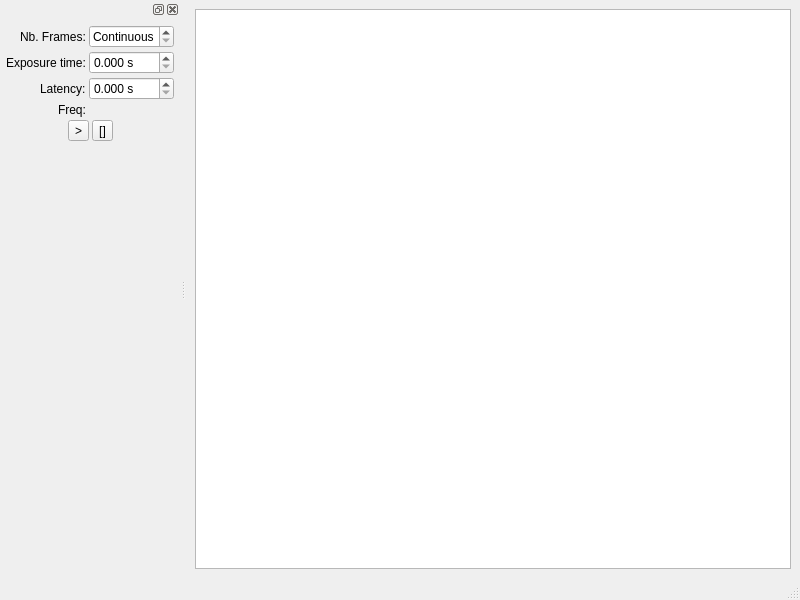
<?xml version="1.0" encoding="UTF-8"?>
<ui version="4.0">
 <class>MainWindow</class>
 <widget class="QMainWindow" name="MainWindow">
  <property name="geometry">
   <rect>
    <x>0</x>
    <y>0</y>
    <width>800</width>
    <height>600</height>
   </rect>
  </property>
  <property name="windowTitle">
   <string>Basler GUI</string>
  </property>
  <widget class="QWidget" name="centralwidget">
   <layout class="QVBoxLayout" name="verticalLayout">
    <item>
     <widget class="GraphicsView" name="canvas"/>
    </item>
   </layout>
  </widget>
  <widget class="QMenuBar" name="menubar">
   <property name="geometry">
    <rect>
     <x>0</x>
     <y>0</y>
     <width>800</width>
     <height>20</height>
    </rect>
   </property>
  </widget>
  <widget class="QStatusBar" name="statusbar"/>
  <widget class="QDockWidget" name="dockWidget">
   <attribute name="dockWidgetArea">
    <number>1</number>
   </attribute>
   <widget class="QWidget" name="dockWidgetContents">
    <layout class="QFormLayout" name="formLayout">
     <property name="labelAlignment">
      <set>Qt::AlignRight|Qt::AlignTrailing|Qt::AlignVCenter</set>
     </property>
     <property name="horizontalSpacing">
      <number>3</number>
     </property>
     <property name="verticalSpacing">
      <number>3</number>
     </property>
     <property name="leftMargin">
      <number>6</number>
     </property>
     <property name="topMargin">
      <number>6</number>
     </property>
     <property name="rightMargin">
      <number>6</number>
     </property>
     <property name="bottomMargin">
      <number>5</number>
     </property>
     <item row="1" column="0">
      <widget class="QLabel" name="exposure_time_label">
       <property name="text">
        <string>Exposure time:</string>
       </property>
      </widget>
     </item>
     <item row="1" column="1">
      <widget class="QDoubleSpinBox" name="exposure_time">
       <property name="suffix">
        <string> s</string>
       </property>
       <property name="decimals">
        <number>3</number>
       </property>
       <property name="maximum">
        <double>999.990000000000009</double>
       </property>
       <property name="singleStep">
        <double>0.010000000000000</double>
       </property>
      </widget>
     </item>
     <item row="0" column="0">
      <widget class="QLabel" name="nb_frames_label">
       <property name="text">
        <string>Nb. Frames:</string>
       </property>
      </widget>
     </item>
     <item row="0" column="1">
      <widget class="QSpinBox" name="nb_frames">
       <property name="specialValueText">
        <string>Continuous</string>
       </property>
       <property name="maximum">
        <number>9999</number>
       </property>
      </widget>
     </item>
     <item row="2" column="0">
      <widget class="QLabel" name="latency_label">
       <property name="text">
        <string>Latency:</string>
       </property>
      </widget>
     </item>
     <item row="2" column="1">
      <widget class="QDoubleSpinBox" name="latency">
       <property name="suffix">
        <string> s</string>
       </property>
       <property name="decimals">
        <number>3</number>
       </property>
       <property name="singleStep">
        <double>0.010000000000000</double>
       </property>
      </widget>
     </item>
     <item row="4" column="0" colspan="2">
      <layout class="QHBoxLayout" name="horizontalLayout">
       <property name="spacing">
        <number>3</number>
       </property>
       <item>
        <spacer name="horizontalSpacer">
         <property name="orientation">
          <enum>Qt::Horizontal</enum>
         </property>
         <property name="sizeHint" stdset="0">
          <size>
           <width>40</width>
           <height>20</height>
          </size>
         </property>
        </spacer>
       </item>
       <item>
        <widget class="QToolButton" name="start_button">
         <property name="text">
          <string>&gt;</string>
         </property>
        </widget>
       </item>
       <item>
        <widget class="QToolButton" name="stop_button">
         <property name="text">
          <string>[]</string>
         </property>
        </widget>
       </item>
       <item>
        <spacer name="horizontalSpacer_2">
         <property name="orientation">
          <enum>Qt::Horizontal</enum>
         </property>
         <property name="sizeHint" stdset="0">
          <size>
           <width>40</width>
           <height>20</height>
          </size>
         </property>
        </spacer>
       </item>
      </layout>
     </item>
     <item row="3" column="0">
      <widget class="QLabel" name="freq_label">
       <property name="text">
        <string>Freq:</string>
       </property>
      </widget>
     </item>
     <item row="3" column="1">
      <widget class="QLabel" name="freq_value"/>
     </item>
    </layout>
   </widget>
  </widget>
 </widget>
 <customwidgets>
  <customwidget>
   <class>GraphicsView</class>
   <extends>QGraphicsView</extends>
   <header>pyqtgraph</header>
  </customwidget>
 </customwidgets>
 <resources/>
 <connections>
  <connection>
   <sender>exposure_time</sender>
   <signal>valueChanged(double)</signal>
   <receiver>MainWindow</receiver>
   <slot>update_freq(double)</slot>
   <hints>
    <hint type="sourcelabel">
     <x>166</x>
     <y>77</y>
    </hint>
    <hint type="destinationlabel">
     <x>312</x>
     <y>-52</y>
    </hint>
   </hints>
  </connection>
  <connection>
   <sender>latency</sender>
   <signal>valueChanged(double)</signal>
   <receiver>MainWindow</receiver>
   <slot>update_freq(double)</slot>
   <hints>
    <hint type="sourcelabel">
     <x>176</x>
     <y>108</y>
    </hint>
    <hint type="destinationlabel">
     <x>269</x>
     <y>-14</y>
    </hint>
   </hints>
  </connection>
 </connections>
 <slots>
  <slot>update_freq(double)</slot>
 </slots>
</ui>
